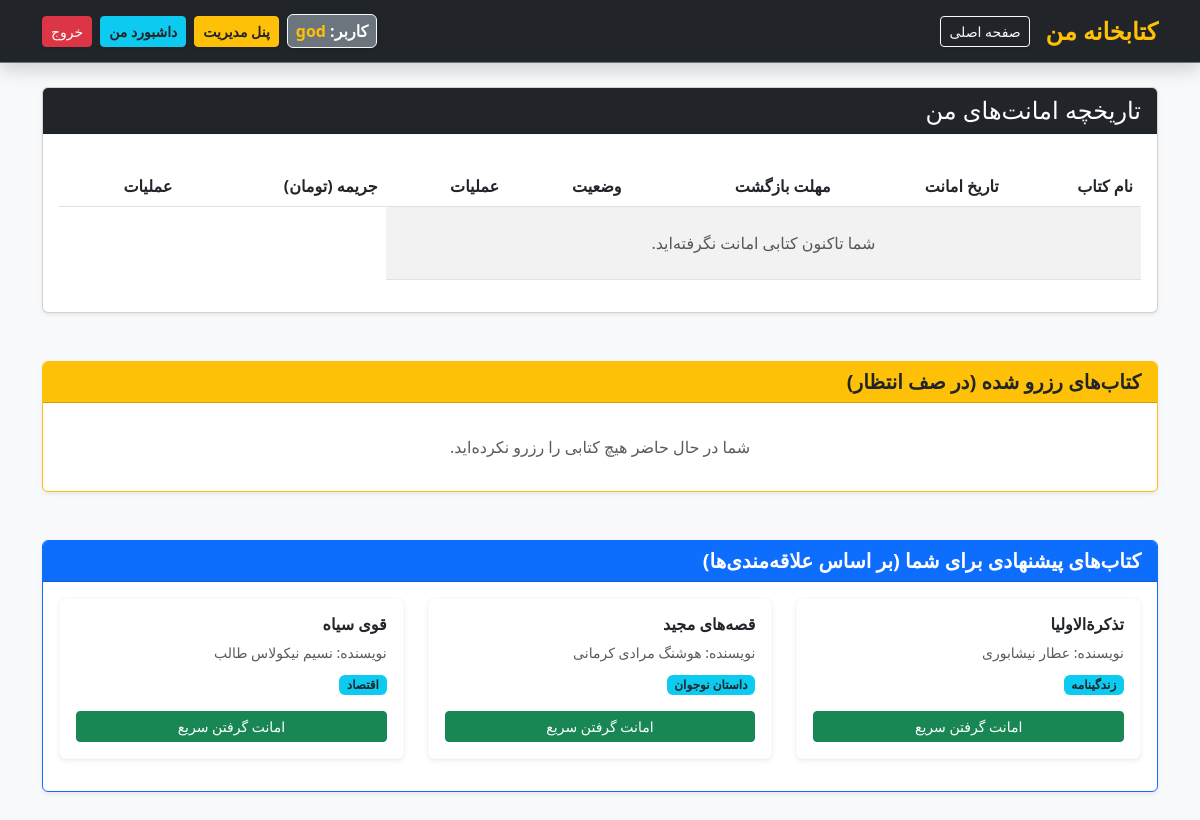
The page /dashboard/ (signed in) on the database its author committed.
### library/models.py (models this page shows, shortened)
class Book(models.Model):
    title = models.CharField(max_length=200, verbose_name="نام کتاب")
    author = models.CharField(max_length=150, verbose_name="نویسنده")
    genre = models.CharField(max_length=100, verbose_name="ژانر")
    publish_date = models.DateField(verbose_name="تاریخ انتشار")
    total_copies = models.PositiveIntegerField(default=1, verbose_name="تعداد کل نسخه‌ها")
    available_copies = models.PositiveIntegerField(default=1, verbose_name="نسخه‌های قابل امانت")
    cover_image = models.ImageField(upload_to='book_covers/', null=True, blank=True, verbose_name="تصویر جلد")
    description = models.TextField(null=True, blank=True, verbose_name="خلاصه داستان/توضیحات")

### library/views.py (the view)
# urls.py: path('dashboard/', views.user_dashboard, name='dashboard'),
@login_required(login_url='login')
def user_dashboard(request):
    user_borrows = Borrow.objects.filter(user=request.user).order_by('-borrow_date')
    user_reservations = Reservation.objects.filter(user=request.user, is_active=True).order_by('-created_at')
    borrowed_book_ids = user_borrows.values_list('book_id', flat=True)
    borrowed_genres = Book.objects.filter(id__in=borrowed_book_ids).values_list('genre', flat=True).distinct()
    recommended_books = Book.objects.filter(
        genre__in=borrowed_genres
    ).exclude(
        id__in=borrowed_book_ids
    ).distinct()[:3]
    if not recommended_books.exists():
        recommended_books = Book.objects.exclude(id__in=borrowed_book_ids).order_by('?')[:3]
    return render(request, 'library/dashboard.html', {
        'borrows': user_borrows,
        'recommended_books': recommended_books,
        'reservations': user_reservations
    })

### library/templates/library/dashboard.html (shortened to what this page needs)
{% extends 'library/base.html' %}
{% block content %}
<div class="card shadow-sm mt-4">
    <div class="card-header bg-dark text-white">
        <h4 class="mb-0">تاریخچه امانت‌های من</h4>
    </div>
    <div class="card-body">
        <table class="table table-striped table-hover mt-3">
            <thead>
                <tr>
                    <th>نام کتاب</th>
                    <th>تاریخ امانت</th>
                    <th>مهلت بازگشت</th>
                    <th>وضعیت</th>
                    <th>عملیات</th>
                    <th>جریمه (تومان)</th>
                    <th>عملیات</th>
                </tr>
            </thead>
            <tbody>
                {% for borrow in borrows %}
                <tr>
                    <td class="fw-bold">{{ borrow.book.title }}</td>
                    <td>{{ borrow.borrow_date }}</td>
                    <td>{{ borrow.due_date }}</td>
                    <td>
                        {% if borrow.is_returned %}
                        <span class="badge bg-success">بازگردانده شده</span>
                        {% else %}
                        <span class="badge bg-warning text-dark">در دست امانت</span>
                        {% endif %}
                    </td>
                    <td>
                        {% if borrow.penalty_amount > 0 %}
                        <span class="text-danger fw-bold">{{ borrow.penalty_amount }}</span>
                        {% if borrow.is_penalty_paid %}
                        <span class="badge bg-success ms-1">پرداخت شده</span>
                        {% else %}
                        <span class="badge bg-danger ms-1">پرداخت نشده</span>
                        {% endif %}
                        {% else %}
                        <span class="text-muted">ندارد</span>
                        {% endif %}
                    </td>
                    <td>
                        {% if not borrow.is_returned %}
                        <a href="{% url 'return_book' borrow.id %}" class="btn btn-sm btn-primary">بازگرداندن کتاب</a>
                        {% elif borrow.penalty_amount > 0 and not borrow.is_penalty_paid %}
                        <a href="{% url 'pay_penalty' borrow.id %}" class="btn btn-sm btn-outline-danger">پرداخت
                            آنلاین</a>
                        {% else %}
                        <span class="text-muted">انجام شد</span>
                        {% endif %}
                    </td>
                </tr>
                {% empty %}
                <tr>
                    <td colspan="5" class="text-center py-4 text-muted">شما تاکنون کتابی امانت نگرفته‌اید.</td>
                </tr>
                {% endfor %}
            </tbody>
        </table>
    </div>
</div>
<div class="card shadow-sm mt-5 border-warning">
    <div class="card-header bg-warning text-dark">
        <h5 class="mb-0 fw-bold"> کتاب‌های رزرو شده (در صف انتظار)</h5>
    </div>
    <div class="card-body">
        {% if reservations %}
        <table class="table table-hover mt-2">
            <thead>
                <tr>
                    <th>نام کتاب</th>
                    <th>تاریخ رزرو</th>
                    <th>وضعیت</th>
                    <th>عملیات</th> </tr>
                </tr>
            </thead>
            <tbody>
                {% for res in reservations %}
                <tr>
                    <td class="fw-bold">{{ res.book.title }}</td>
                    <td>{{ res.created_at|date:"Y-m-d" }}</td>
                    <td><span class="badge bg-secondary">در انتظار موجودی</span></td>
                    <td>
                        <a href="{% url 'cancel_reservation' res.id %}" class="btn btn-sm btn-danger">لغو رزرو</a>
                    </td>
                </tr>
                {% endfor %}
            </tbody>
        </table>
        {% else %}
        <p class="text-muted text-center my-3">شما در حال حاضر هیچ کتابی را رزرو نکرده‌اید.</p>
        {% endif %}
    </div>
</div>
<div class="card shadow-sm mt-5 mb-5 border-primary">
    <div class="card-header bg-primary text-white">
        <h5 class="mb-0 fw-bold"> کتاب‌های پیشنهادی برای شما (بر اساس علاقه‌مندی‌ها)</h5>
    </div>
    <div class="card-body">
        <div class="row">
            {% for r_book in recommended_books %}
            <div class="col-md-4 mb-3">
                <div class="card h-100 border-light shadow-sm">
                    <div class="card-body d-flex flex-column justify-content-between">
                        <div>
                            <h6 class="card-title fw-bold text-dark">{{ r_book.title }}</h6>
                            <p class="card-text text-muted small mb-2">نویسنده: {{ r_book.author }}</p>
                            <span class="badge bg-info text-dark mb-3">{{ r_book.genre }}</span>
                        </div>
                        {% if r_book.available_copies > 0 %}
                        <a href="{% url 'borrow_book' r_book.id %}" class="btn btn-sm btn-success w-100">امانت گرفتن
                            سریع</a>
                        {% else %}
                        <button class="btn btn-sm btn-secondary w-100" disabled>ناموجود</button>
                        {% endif %}
                    </div>
                </div>
            </div>
            {% endfor %}
        </div>
    </div>
</div>
{% endblock %}

### library/templates/library/base.html (shortened to what this page needs)
<!DOCTYPE html>
<html lang="fa" dir="rtl">
<head>
    <link rel="stylesheet" href="https://cdn.jsdelivr.net/npm/bootstrap@5.3.0/dist/css/bootstrap.rtl.min.css">
</head>
<body>
    <div class="sticky-header-container shadow">
        <nav class="navbar navbar-dark bg-dark py-2 custom-navbar border-bottom border-secondary">
            <div class="container d-flex justify-content-between align-items-center flex-wrap gap-3">
                <div class="d-flex align-items-center gap-2">
                    <a class="navbar-brand fw-bold text-warning mb-0 fs-4 me-2" href="{% url 'book_list' %}"> کتابخانه من</a>
                    <a href="{% url 'book_list' %}" class="btn btn-outline-light btn-sm shadow-sm"> صفحه اصلی</a>
                </div>
                <div class="d-flex align-items-center flex-wrap gap-2">
                    {% if user.is_authenticated %}
                        <div class="badge bg-secondary border border-light p-2 fs-6 shadow-sm">
                             کاربر: <span class="text-warning fw-bold">{{ user.username }}</span>
                        </div>
                        {% if user.is_staff %}
                            <a href="{% url 'manager_dashboard' %}" class="btn btn-warning btn-sm text-dark fw-bold shadow-sm"> پنل مدیریت</a>
                        {% endif %}
                        <a href="{% url 'dashboard' %}" class="btn btn-info btn-sm text-dark fw-bold shadow-sm"> داشبورد من</a>
                        <a href="{% url 'logout' %}" class="btn btn-danger btn-sm shadow-sm">خروج</a>
                    {% else %}
                        <a href="{% url 'login' %}" class="btn btn-outline-light btn-sm shadow-sm">ورود</a>
                        <a href="{% url 'register' %}" class="btn btn-primary btn-sm shadow-sm">ثبت‌نام</a>
                    {% endif %}
                </div>
            </div>
        </nav>
    </div>
    <div class="container mb-5">
        {% block content %}
        {% endblock %}
    </div>
</body>
</html>

### library/templates/library/base.html (style rules this page uses)
body { background-color: #f8f9fa; }
.sticky-header-container { position: sticky; top: 0; z-index: 1030; }

### rows shown on the page
Book: title "تذکرةالاولیا", author "عطار نیشابوری", genre "زندگینامه", available_copies "امانت گرفتن سریع"
Book: title "قصه‌های مجید", author "هوشنگ مرادی کرمانی", genre "داستان نوجوان", available_copies "امانت گرفتن سریع"
Book: title "قوی سیاه", author "نسیم نیکولاس طالب", genre "اقتصاد", available_copies "امانت گرفتن سریع"

### other values the page prints
{{ user.username }} "god"
